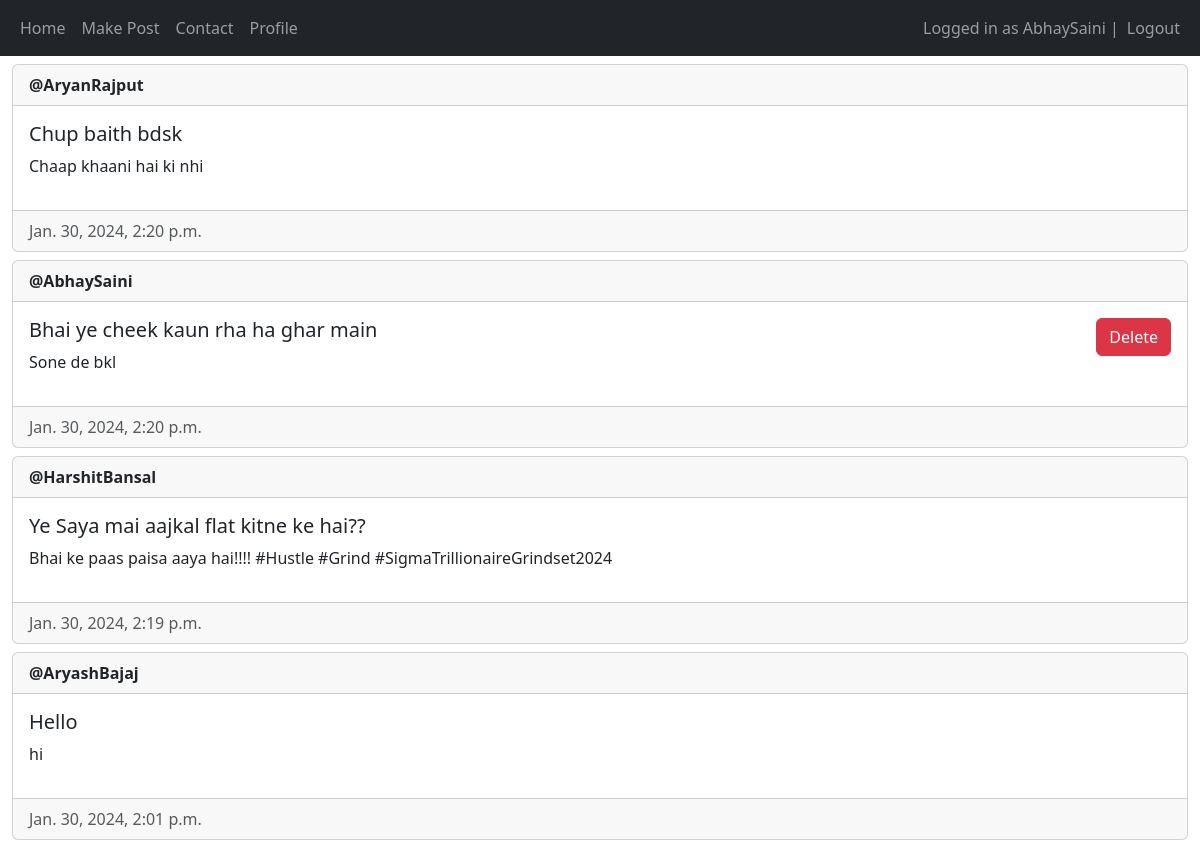
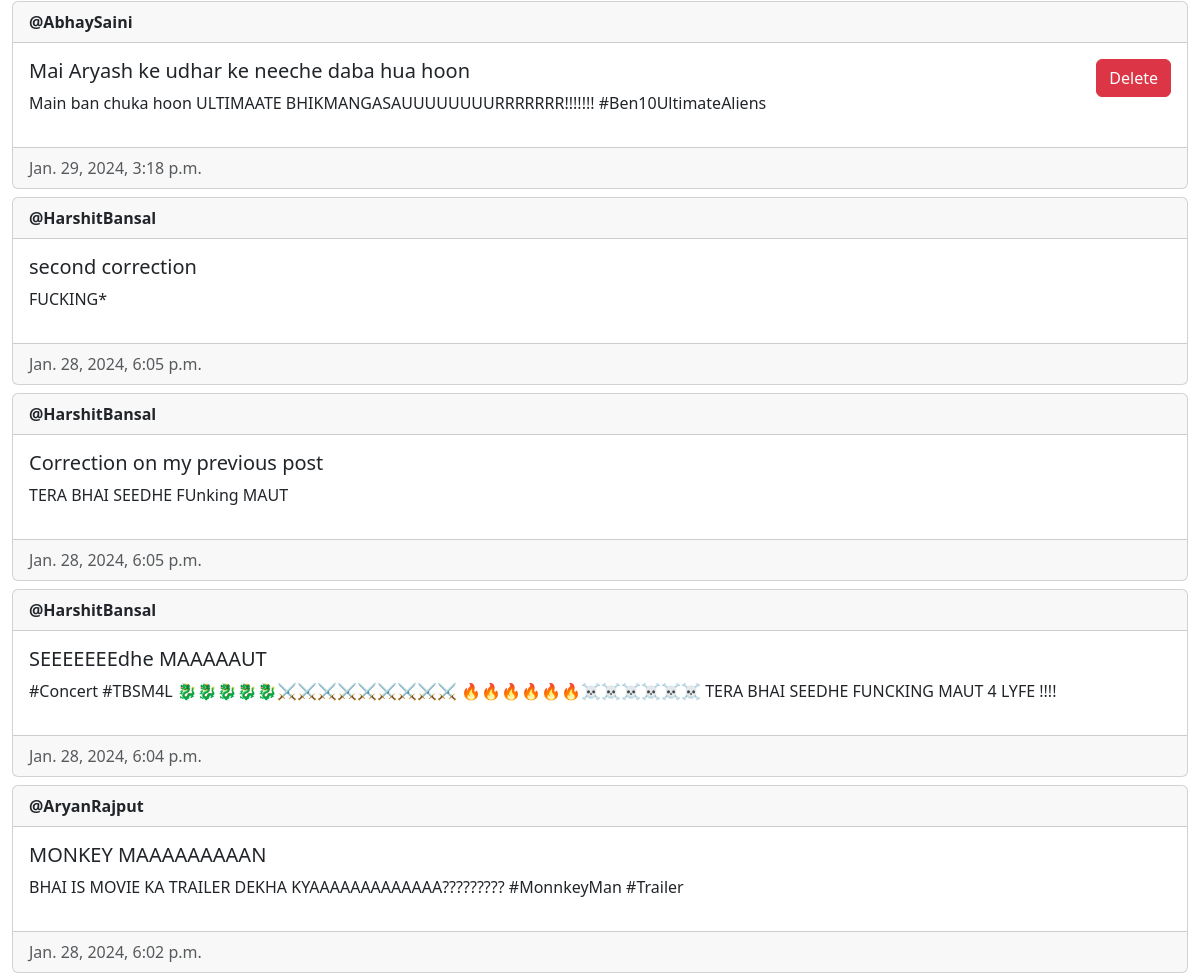
Page / (signed in, upper part) on the earlier database version (2 pictures, top to bottom).
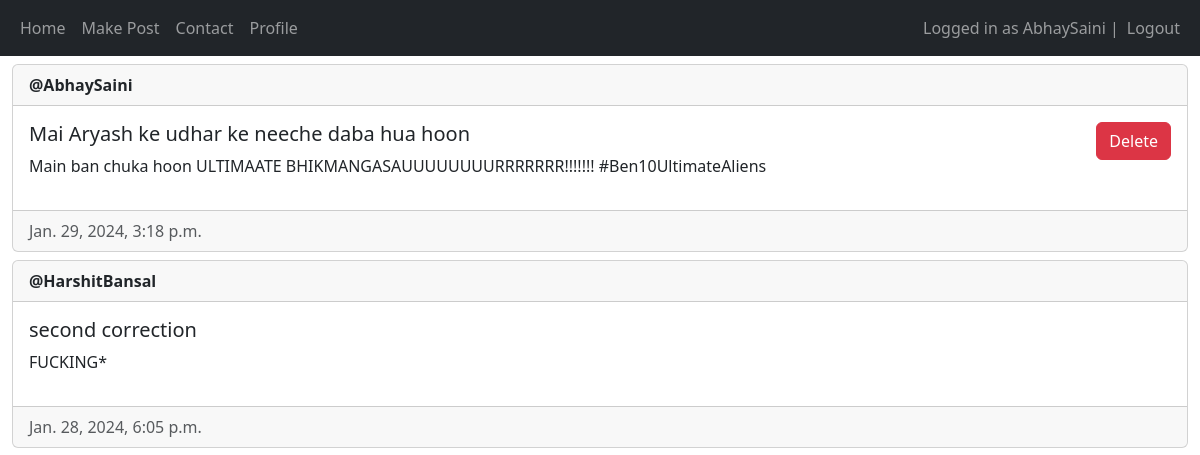
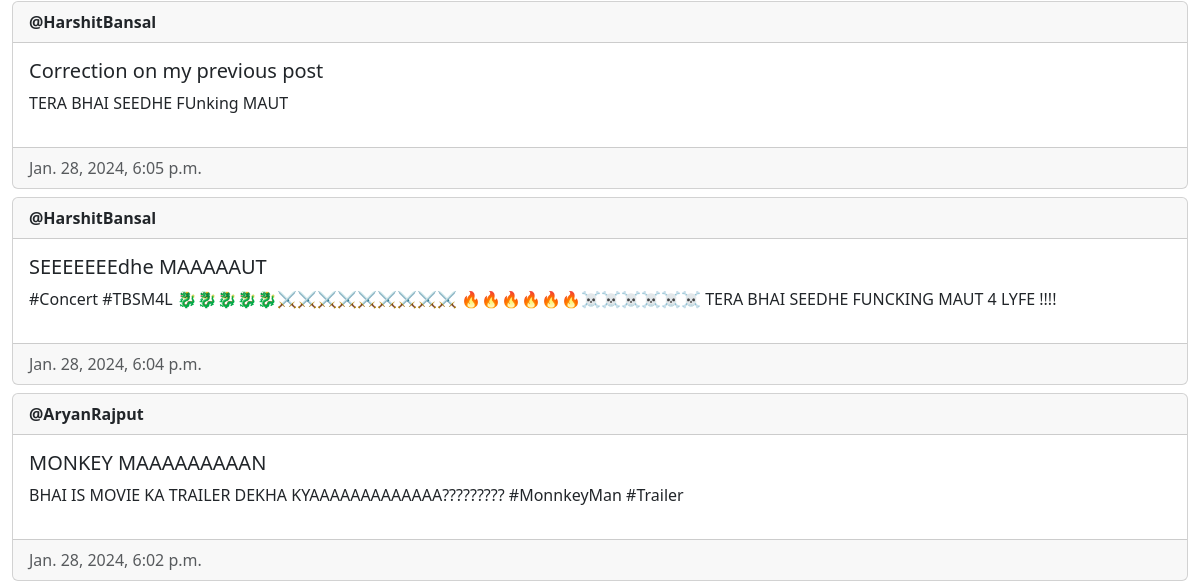
Same page on the later database version (2 pictures, top to bottom).
### main/models.py (models this page shows, shortened)
class Post(models.Model) :
    author = models.ForeignKey(User, on_delete = models.CASCADE)
    title = models.CharField(max_length=200)
    description = models.TextField()
    created_at = models.DateTimeField(auto_now_add=True)
    updated_at = models.DateTimeField(auto_now= True)

### main/views.py (the view, shortened to what this page needs)
# urls.py: path('', views.home, name="home"),
@login_required(login_url = "/login")
def home(request) :
    posts = Post.objects.all().order_by("-created_at")
    return render(request, "main/home.html", {"posts" : posts})

### main/templates/main/home.html (shortened to what this page needs)
{% extends "main/base.html" %}
{% block content %}
{% for post in posts %}
<div class="card mt-2">
    <div class="card-header"><strong>@{{ post.author.username }}</strong></div>
    <div class="card-body d-flex flex-row justify-content-between">
        <div>
            <h5 class="card-title">{{ post.title }}</h5>
            <p>{{post.description}}</p>
        </div>
        <div>
            {% if user == post.author or perms.main.delete_post %}
                <form method="post">
                    <button type="submit" name="post-id" class="btn btn-danger" value="{{post.id}}">Delete</button>
                </form>
            {% endif %}
        </div>
    </div>
    <div class="card-footer text-muted">{{post.created_at}}</div>
</div>
{% empty %}
<p> No posts yet !!! </p>
{% endfor %}
{% endblock content %}

### main/templates/main/base.html (shortened to what this page needs)
<!DOCTYPE html>
<html lang="en">
<head>
    <link href="https://cdn.jsdelivr.net/npm/bootstrap@5.3.2/dist/css/bootstrap.min.css" rel="stylesheet">
</head>
<body>
    <nav class="navbar navbar-expand-lg navbar-dark bg-dark">
        <div class="container-fluid">
            <div>
                <ul class="navbar-nav">
                    <li class="nav-item">
                        <a class="nav-link" href="/home">Home</a>
                    </li>
                    <li class="nav-item">
                        <form action ="/create-post">
                            <button type="submit" value="submit" class="nav-link">Make Post</button>
                        </form>
                    </li>
                    <li class="nav-item">
                        <a class="nav-link" href="/contact">Contact</a>
                    </li>
                    <li class="nav-item">
                        <a class="nav-link" href="/my-profile">Profile</a>
                    </li>
                </ul>
            </div>
            <div>
                <ul class="navbar-nav">
                    {% if user.is_authenticated %}
                        <span class="navbar-text">Logged in as {{ user.username }} | </span>
                        <li class="nav-item">
                            <form action="/logout/" method="post">
                                <button class="nav-link" type="submit">Logout</button>
                            </form>
                        </li>
                    {% else %}
                        <li class="nav-item">
                            <a class="nav-link" href="/login">Login</a>
                        </li>
                    {% endif %}
                </ul>
            </div>
        </div>
    </nav>
    <div class="container-fluid">
        {% block content %}
        {% endblock content %}
    </div>
</body>
</html>

Differences in the rows shown:
removed Post: author.username "AryanRajput", title "Chup baith bdsk", description "Chaap khaani hai ki nhi", created_at "Jan. 30, 2024, 2:20 p.m."
removed Post: author.username "AbhaySaini", title "Bhai ye cheek kaun rha ha ghar main", description "Sone de bkl", {{ post.id }} 15 (drawn), created_at "Jan. 30, 2024, 2:20 p.m."
removed Post: author.username "HarshitBansal", title "Ye Saya mai aajkal flat kitne ke hai??", description "Bhai ke paas paisa aaya hai!!!! #Hustle #Grind #SigmaTrillionaireGrindset2024", created_at "Jan. 30, 2024, 2:19 p.m."
removed Post: author.username "AryashBajaj", title "Hello", description "hi", created_at "Jan. 30, 2024, 2:01 p.m."
